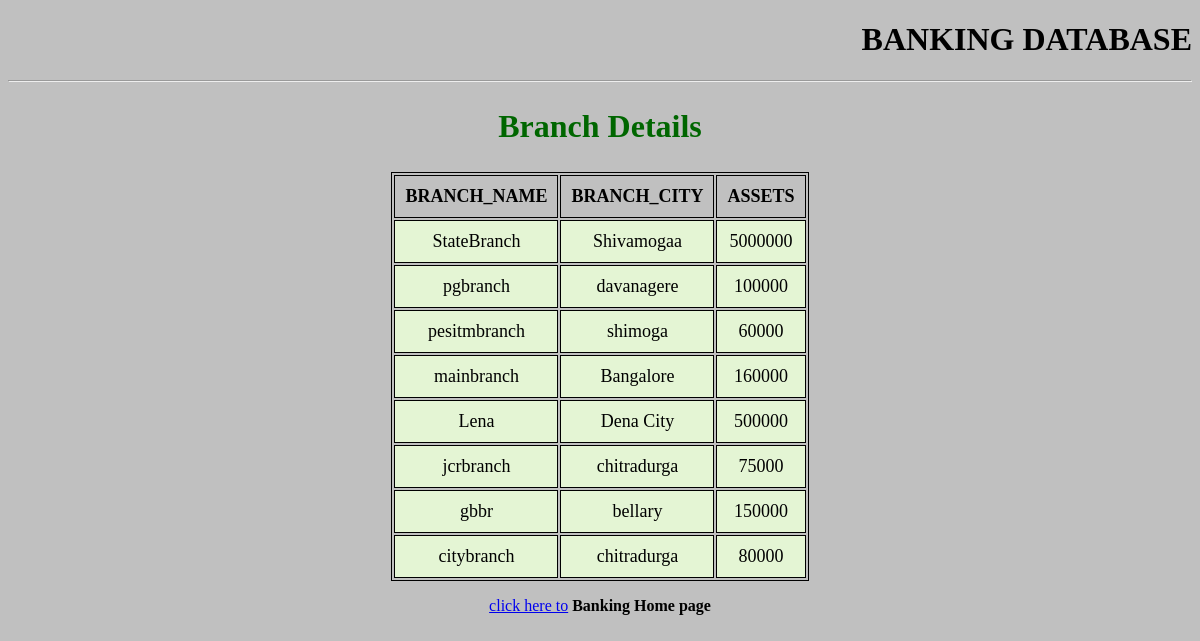
The page /viewallbranch.php on the database its author committed.
### tables this page shows
CREATE TABLE IF NOT EXISTS `branch` (
  `branch_name` varchar(20) NOT NULL DEFAULT '',
  `branch_city` varchar(20) NOT NULL,
  `assets` int(11) DEFAULT NULL,
  PRIMARY KEY (`branch_name`)
);

### viewallbranch.php (the view, shortened to what this page needs)
<?php
$user = 'root';
$password = '';
$database = 'bankdb';
$servername='localhost';
$mysqli = new mysqli($servername, $user,
				$password, $database);
$sql = "SELECT * FROM branch ORDER BY branch_name DESC ";
$result = $mysqli->query($sql);
?>
<!DOCTYPE html>
<html lang="en">
<head>
</head>
<body style="background-color:Silver">
    <h1 align="right">BANKING DATABASE</h1>
    <hr></hr>
	<section>
		<h2>Branch Details</h2>
		<table>
			<tr>
				<th>BRANCH_NAME</th>
				<th>BRANCH_CITY</th>
				<th>ASSETS</th>
			</tr>
			<?php
				while($rows=$result->fetch_assoc())
				{
			?>
			<tr>
				<td><?php echo $rows['branch_name'];?></td>
				<td><?php echo $rows['branch_city'];?></td>
				<td><?php echo $rows['assets'];?></td>
			</tr>
			<?php
				}
			?>
		</table>
	</section>
    <p align="center"><a href="bankinghome.php" >click here to</a> <b>Banking Home page</b></p>
</body>
</html>

### viewallbranch.php (style rules this page uses)
table { margin: 0 auto; font-size: large; border: 1px solid black; }
h1 { text-align: right; color: black; font-size: xx-large; font-family: 'Gill Sans', 'Gill Sans MT', ' Calibri', 'Trebuchet MS', 'sans-serif'; }
h2 { text-align: center; color: #006600; font-size: xx-large; font-family: 'Gill Sans', 'Gill Sans MT', ' Calibri', 'Trebuchet MS', 'sans-serif'; }
td { background-color: #E4F5D4; border: 1px solid black; }
th, td { font-weight: bold; border: 1px solid black; padding: 10px; text-align: center; }
td { font-weight: lighter; }

### rows shown on the page
branch: branch_name "StateBranch", branch_city "Shivamogaa", assets "5000000"
branch: branch_name "pgbranch", branch_city "davanagere", assets "100000"
branch: branch_name "pesitmbranch", branch_city "shimoga", assets "60000"
branch: branch_name "mainbranch", branch_city "Bangalore", assets "160000"
branch: branch_name "Lena", branch_city "Dena City", assets "500000"
branch: branch_name "jcrbranch", branch_city "chitradurga", assets "75000"
branch: branch_name "gbbr", branch_city "bellary", assets "150000"
branch: branch_name "citybranch", branch_city "chitradurga", assets "80000"
